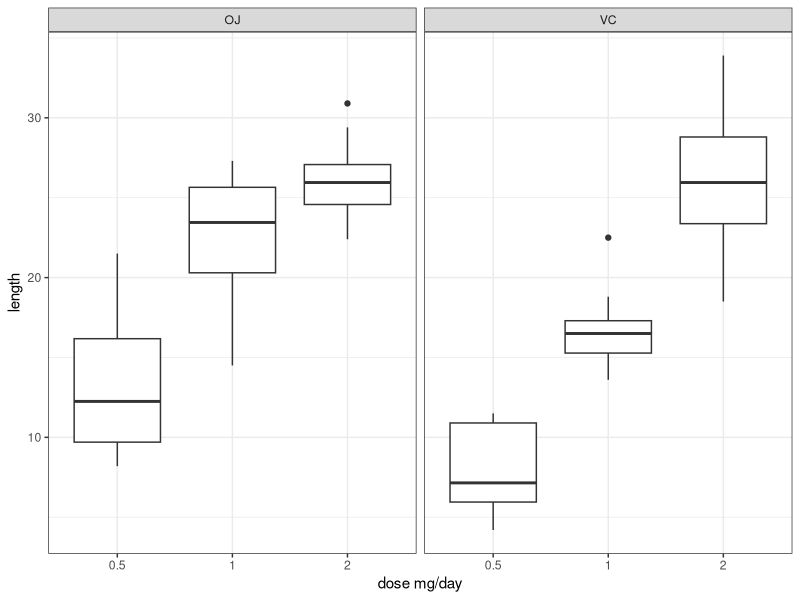

R code for this plot:
## ---- chunk 1
 library(ggplot2); library(dplyr); library(knitr); library(datasets)

g <- ggplot(ToothGrowth,
            aes(x=factor(dose),y=len),
            title='Exploratory plot of tooth growth dataset')
g + geom_boxplot() + facet_grid(.~supp) +
    xlab('dose mg/day') + ylab('length') + theme_bw()
## ---- chunk 2
kable(summarize(group_by(ToothGrowth, supp, dose),
                mean_length=mean(len), sd_length=sd(len), count=n()))
## ---- chunk 3
pvs <- pairwise.t.test(ToothGrowth$len,
                       interaction(ToothGrowth$dose,ToothGrowth$supp),
                       pool.sd=FALSE,
                       p.adjust="none")$p.value
OJpvs <- pvs[c('1.OJ','2.OJ'),c('0.5.OJ','1.OJ')]
rownames(OJpvs) <- c('1mg/day','2mg.day')
colnames(OJpvs) <- c('0.5mg/day', '1mg/day')
VCpvs <- pvs[c('1.VC','2.VC'),c('0.5.VC','1.VC')]
rownames(VCpvs) <- c('1mg/day','2mg.day')
colnames(VCpvs) <- c('0.5mg/day', '1mg/day')
DOSEpvs <- t(diag(pvs[c('0.5.VC','1.VC','2.VC'),
                      c('0.5.OJ','1.OJ','2.OJ')]))
colnames(DOSEpvs) <- c('0.5mg/day', '1mg/day','2mg/day')
## ---- chunk 4
kable(OJpvs,
      caption=paste('P-values $\\mu_{\\text{doseA}} - \\mu_{\\text{doseB}}$',
                    'given Orange juice delivery'))
## ---- chunk 5
kable(VCpvs,
      caption=paste('P-values $\\mu_{\\text{doseA}} - \\mu_{\\text{doseB}}$',
                    'given ascorbic acid delivery'))
## ---- chunk 6
kable(DOSEpvs,
      caption=paste('P-values $\\mu_{\\text{OJ}} - \\mu_{\\text{VC}}$',
                    'by dosage level'))
